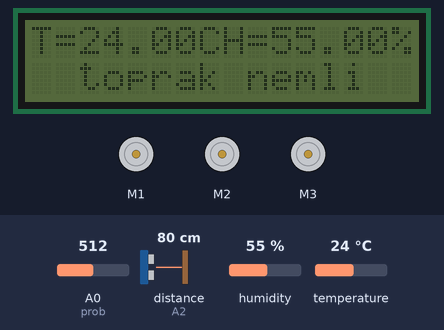
This sketch was run on a simulated Arduino Uno, built with avr-gcc and run on an emulated ATmega328P. Shown: 16×2 character LCD, 3 × DC motor (green arrow = forward, orange = backward, longer = faster). Wiring (inferred from the names in the program): ultrasonic range finder: trigger A3; echo A2. Inputs (shaded band) come from the test bench; at power-on: A0 (prob) = 512, distance to the obstacle (sensor on A2) 80 cm, humidity 55 %, temperature 24 °C. The echo pulse lasts 58.3 µs per cm; the modem accepts every AT command (registered, SIM ready, sends succeed) and sends nothing else; what the sketch prints to the serial monitor is not drawn.

Above: at 11.7 s.
11.8 s: A0 (prob) set to 490
At 13.0 s:
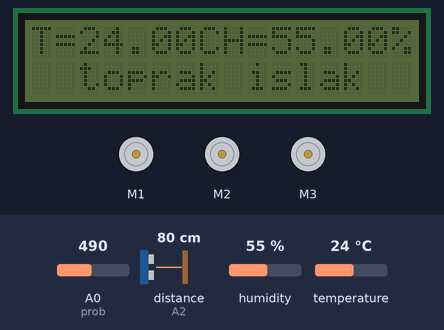
14.2 s: A0 (prob) set to 811
At 16.8 s:
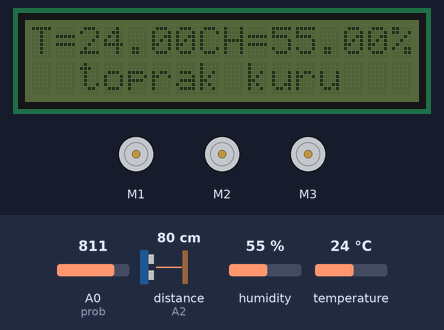
17.3 s: distance to the obstacle (sensor on A2) set to 98 cm
19.5 s: distance to the obstacle (sensor on A2) set to 104 cm
At 22.4 s:
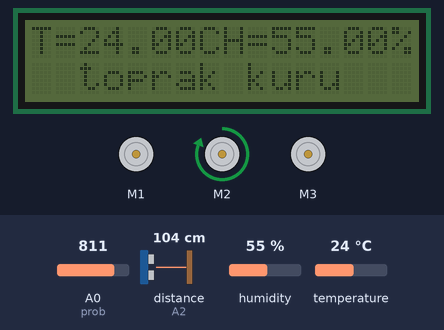
22.9 s: humidity set to 22 %
At 24.2 s:
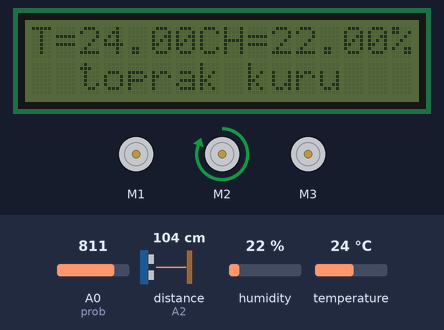
25.0 s: A0 (prob) set to 792
At 28.0 s:
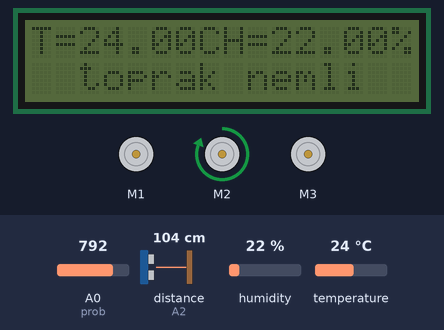
Timing chart, 0 to 29.1 s (numbered marks = the images above; inputs shaded):
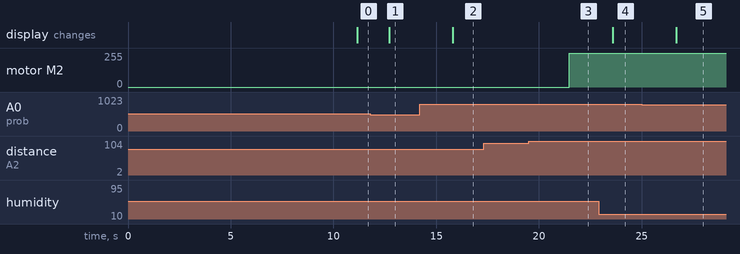

Measured:
- the behaviour switches between 501 and 500 on A0 (prob) (found by bisection; images 0 and 1)
- the behaviour switches between 101 and 102 cm on distance to the obstacle (sensor on A2) (found by bisection; images 2 and 3)
- the behaviour switches between 800 and 799 on A0 (prob) (found by bisection; images 4 and 5)
- after the input at 11.8 s, the display: changes after 0.90 s (image 1)
- after the input at 14.2 s, the display: changes after 1.6 s (image 2)
- after the input at 17.3 s, every drawn part: stays the same
- after the input at 19.5 s, motor M2: stopped → forward 255/255 after 2.0 s
- after the input at 22.9 s, the display: changes after 0.68 s (image 4)
- after the input at 25.0 s, the display: changes after 1.7 s (image 5)

The sketch:

DTMF_Tabanli_Akilli_Sulama_Sistemi.ino
```cpp
/*                      ARALIK 2020 TALPAY
                      AKILLI SULAMA SİSTEMİ
*******************************************************************
  BAĞLANTI PİNLERİ:
  TOPRAK NEM SENSÖRÜ A0 NOLU ANALOG PİNE
  DHT11 A1 NOLU ANALOG PİNE
  HC SR-04 ECHO PİNİ A2 ANALOG PİNE
  HC SR-04 TRİG PİNİ A3 NOLU ANALOG PİNE
  İ2C SDA A4 NOLU ANALOG PİNE
  İ2C SCL A5 NOLU ANALOG PİNE

  GSM MODÜLÜ TX PİNİ 3 NOLU DİGİTAL PİNE
  GSM MODÜLÜ RX PİNİ 2 NOLU DİGİTAL PİNE
*******************************************************************
  GEREKLİ KÜTÜPHANELER:
``https://www.arduino.cc/reference/en/libraries/dht-sensor-library/``
``https://www.arduino.cc/reference/en/libraries/liquidcrystal-i2c/``
``https://www.arduino.cc/reference/en/libraries/l293/``
*/

#include "SoftwareSerial.h"
#include <AFMotor.h>
#include <Wire.h>
#include <DHT.h>
#include <LiquidCrystal_I2C.h>

#define DHTTYPE DHT11

#define SIM800L_Tx 3
#define SIM800L_Rx 2

const int prob = A0;
#define DHTpin A1
#define echoPin A2
#define trigPin A3

AF_DCMotor motor1(1);
AF_DCMotor motor2(2);
AF_DCMotor motor3(3);

LiquidCrystal_I2C lcd(0x27, 16, 2);
SoftwareSerial SIM800L(SIM800L_Tx, SIM800L_Rx);
DHT dht(DHTpin, DHTTYPE);

int toprak_durum;
String smsMetni = "";
float t, h;
String i;
char dtmf_cmd;
bool call_flag = false;
bool motor1_STATE = false;
long sure, mesafe;

void init_gsm();
void control();
void SMSgonder();

/********************** SİM800L KONTROL FONKSİYONU *********************/
void SMSgonder(String mesaj) {
  SIM800L.print("AT+CMGF=1\r");
  delay(100);
  SIM800L.println("AT+CMGS=\"+905377324141\"");// 1.sahıs telefon numarasi
  delay(100);
  SIM800L.println(mesaj);
  delay(100);
  SIM800L.println((char)26);
  delay(100);
  SIM800L.println();
  delay(100);
  SIM800L.println("AT+CMGD=1,4");
  delay(100);
  SIM800L.println("AT+CMGF=1");
  delay(100);
  SIM800L.println("AT+CNMI=1,2,0,0,0");
  delay(200);
  smsMetni = "";
}

void setup()
{
  SIM800L.begin(9600);
  Serial.begin(9600);
  dht.begin();
  lcd.init();

  pinMode(trigPin, OUTPUT);
  pinMode(echoPin, INPUT);

  motor1.setSpeed(255);
  motor2.setSpeed(255);
  motor3.setSpeed(255);

  motor1.run(RELEASE);
  motor2.run(RELEASE);
  motor3.run(RELEASE);

  init_gsm();
  smsMetni = "AKILLI SULAMA SISTEMI             Suleyman HOCAOGLU";
  SMSgonder(smsMetni);
}

void loop() {
  String gsm_data;
  int x = -1;

  while (SIM800L.available())
  {
    char c = SIM800L.read();
    gsm_data += c;
    delay(10);
  }

  if (call_flag)
  {
    x = gsm_data.indexOf("DTMF");
    if (x > -1)
    {
      dtmf_cmd = gsm_data[x + 6];
      Serial.println(dtmf_cmd);
      control();
    }

    x = gsm_data.indexOf("NO CARRIER");
    if (x > -1)
    {
      SIM800L.println("ATH");
      call_flag = false;
    }
  }
  else {

    x = gsm_data.indexOf("RING");
    if (x > -1)
    {
      delay(5000);
      SIM800L.println("ATA");
      call_flag = true;
    }
  }

  /********************** ÖLÇÜMLERİN YAPILMASI ************************************/
  h = dht.readHumidity();
  t = dht.readTemperature();
  toprak_durum = analogRead(prob);

  Serial.print("toprak islakligi ");
  Serial.println(toprak_durum);
  delay(500);

  Serial.print("hava sicakliği: ");
  Serial.print(t);
  Serial.println("C");
  Serial.print("havadaki nem: ");
  Serial.print(h);
  Serial.println("%");

  digitalWrite(trigPin, LOW);
  delayMicroseconds(2);
  digitalWrite(trigPin, HIGH);
  delayMicroseconds(10);
  digitalWrite(trigPin, LOW);
  sure = pulseIn(echoPin, HIGH);
  mesafe = (sure / 2) / 29.1;
  Serial.print("mesafe: ");
  Serial.println(mesafe);

  if (toprak_durum <= 500) {
    i = "toprak islak";
    Serial.println(i);

    lcd.clear();
    lcd.setCursor(2, 1);
    lcd.print("toprak islak");
    lcd.home();
    lcd.print("T=");
    lcd.print(t);
    lcd.print("C");
    lcd.print("H=");
    lcd.print(h);
    lcd.print("%");
    delay(1000);
  }

  if (toprak_durum > 500 and toprak_durum < 800 ) {
    i = "toprak nemli";
    Serial.println(i);

    lcd.clear();
    lcd.setCursor(2, 1);
    lcd.print("toprak nemli");
    lcd.home();
    lcd.print("T=");
    lcd.print(t);
    lcd.print("C");
    lcd.print("H=");
    lcd.print(h);
    lcd.print("%");
    delay(1000);
  }

  if (toprak_durum >= 801) {
    i = "toprak kuru";
    Serial.println(i);

    lcd.clear();
    lcd.setCursor(2, 1);
    lcd.print("toprak kuru");
    lcd.home();
    lcd.print("T=");
    lcd.print(t);
    lcd.print("C");
    lcd.print("H=");
    lcd.print(h);
    lcd.print("%");
    delay(1000);
  }

  /************* KUYUDAN BİDONA SU AKTARAN MOTOR KONTROL ************/
  if (mesafe > 100 ) {
    motor2.run(FORWARD);
    motor3.run(RELEASE);
    Serial.println("MOTOR 2 ACILDI");
    Serial.println("  ");
  }

  if (mesafe < 20 ) {
    motor2.run(RELEASE);
    Serial.println("MOTOR 2 KAPATILDI");
    Serial.println("  ");
  }

  /************* KUYUDAN TARLAYA SU AKTARAN MOTORUN KAPATILMASI ************/
  if (toprak_durum < 500) {
    motor1.run(RELEASE);
    Serial.println("MOTOR 1 KAPATILDI");
  }

}

/********************** GSM MODÜLÜ KONTROL FONKSİYONU *********************/
void init_gsm()
{
  boolean gsm_Ready = 1;
  Serial.println("initializing GSM module");
  while (gsm_Ready > 0)
  {
    SIM800L.println("AT");
    Serial.println("AT");
    while (SIM800L.available())
    {
      if (SIM800L.find("OK") > 0)
        gsm_Ready = 0;
    }
    delay(2000);
  }
  Serial.println("AT READY");

  boolean ntw_Ready = 1;
  Serial.println("finding network");
  while (ntw_Ready > 0)
  {
    SIM800L.println("AT+CPIN?");
    Serial.println("AT+CPIN?");
    while (SIM800L.available())
    {
      if (SIM800L.find("+CPIN: READY") > 0)
        ntw_Ready = 0;
    }
    delay(2000);
  }
  Serial.println("NTW READY");
  boolean DTMF_Ready = 1;
  Serial.println("turning DTMF ON");
  while (DTMF_Ready > 0)
  {
    SIM800L.println("AT+DDET=1");
    Serial.println("AT+DDET=1");
    while (SIM800L.available())
    {
      if (SIM800L.find("OK") > 0)
        DTMF_Ready = 0;

    }
    delay(2000);
  }
  Serial.println("DTMF READY");
}

/**************************** DTMF KONTROL *****************************/
void control()
{
  /********************** TÜM MOTORLARIN KAPATILMASI *********************/
  if (dtmf_cmd == '0') {
    motor1.run(RELEASE);
    motor2.run(RELEASE);
    motor3.run(RELEASE);
    Serial.println("Tüm motorlar kapatıldı");
    smsMetni = "Tum motorlar kapatildi";
    SMSgonder(smsMetni);
  }

  /******************** TARLAYA SU VEREN MOTORLARUN AÇILMASI *************/
  if (dtmf_cmd == '1') {
    motor1.run(FORWARD);
    motor2.run(RELEASE);
    motor3.run(RELEASE);
    Serial.println("MOTOR 1 ACILDI");
    smsMetni = "Tarlaya su veren motor acildi";
    SMSgonder(smsMetni);
  }

  /******************** TARLAYA İLAÇ VEREN MOTORLARUN AÇILMASI VE KAPATILMASI *************/
  if (dtmf_cmd == '2') {
    motor3.run(FORWARD);
    motor1.run(RELEASE);
    motor2.run(RELEASE);
    Serial.println("MOTOR 3 ACILDI");
    smsMetni = "Tarlaya ilac veren motor acildi";
    SMSgonder(smsMetni);
    delay(3000);
    motor3.run(RELEASE);
    Serial.println("MOTOR 3 KAPATILDI");
    smsMetni = "Tarlaya ilac veren motor kapatildi";
    SMSgonder(smsMetni);
    motor1.run(FORWARD);
    delay(1000);
  }

  /********************HAVA SICAKLIĞI,NEMİ VE TOPRAK DURMUNUN SMS İLE GÖNDERİLMESİ *************/
  if (dtmf_cmd == '3') {
    smsMetni = "Havanin sicakligi = " + String(t, 1) + " C" + " \nHavanin nem orani = " + String(h, 1) + " %" + " \nToprak durum =" + String(i);
    SMSgonder(smsMetni);
  }

}
```
